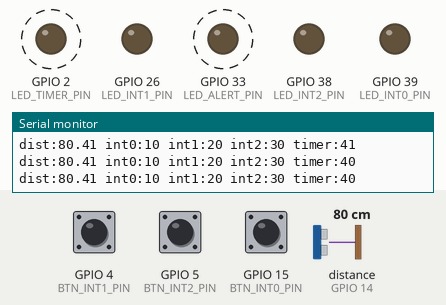
Simulated run of this program. Board: ESP32. On the bench: output pins drawn as LEDs (lit = HIGH), the last lines printed to the serial monitor. Wiring (inferred from the names in the program): ultrasonic range finder: trigger GPIO 12; echo GPIO 14. Dashed ring = blinking. Inputs (shaded band) come from the test bench; at power-on: GPIO 4 (BTN_INT1_PIN) HIGH, GPIO 5 (BTN_INT2_PIN) HIGH, GPIO 15 (BTN_INT0_PIN) HIGH, distance to the obstacle (sensor on GPIO 14) 80 cm. The echo pulse lasts 58.3 µs per cm; pins used as bus, display or sensor lines are not drawn.

Above: at 1.2 s.
1.3 s: GPIO 4 (BTN_INT1_PIN) pulled LOW for 0.25 s
At 1.65 s:
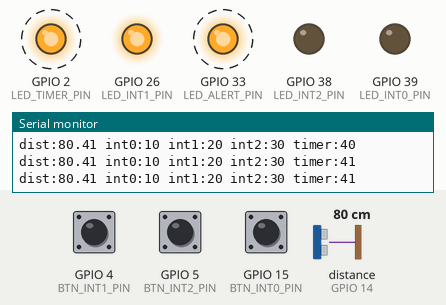
4.3 s: GPIO 5 (BTN_INT2_PIN) pulled LOW for 0.25 s
At 4.66 s:
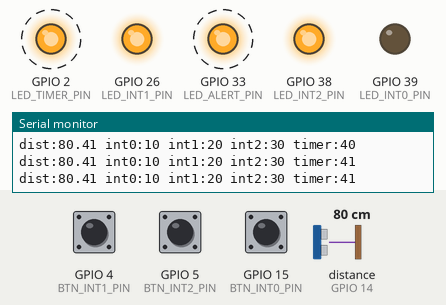
7.3 s: GPIO 15 (BTN_INT0_PIN) pulled LOW for 0.25 s
At 7.67 s:
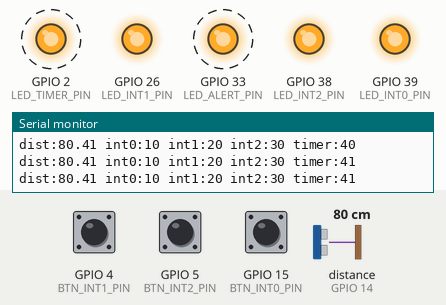
10.3 s: GPIO 4 (BTN_INT1_PIN) pulled LOW for 1 s
At 10.68 s:
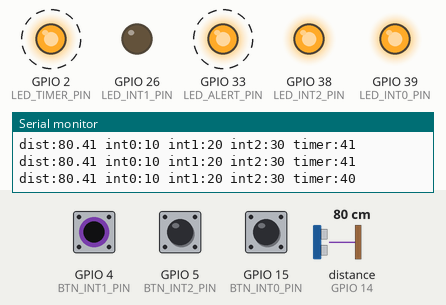
13.3 s: GPIO 5 (BTN_INT2_PIN) pulled LOW for 1 s
At 13.7 s:
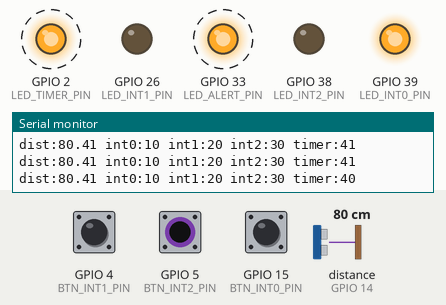
16.3 s: GPIO 15 (BTN_INT0_PIN) pulled LOW for 1 s
At 16.71 s:
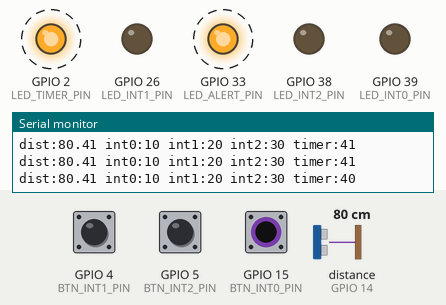
Timing chart, 0 to 20.8 s (numbered marks = the images above; inputs shaded):
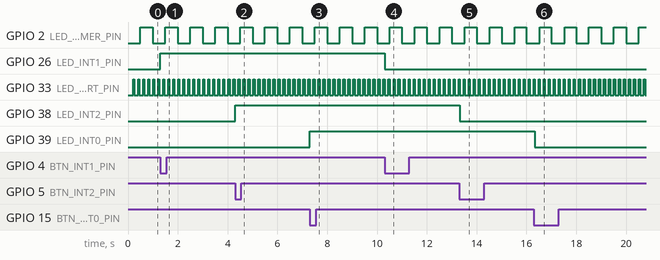

The program:

main.c
```c
/**
 * @file main.c
 * @brief Glavni program za RUS_Lab1_prekidi (verzija za predaju profesoru).
 *
 * Ovaj modul povezuje sve ostale module:
 * - prekidi tipkala (buttons)
 * - hardverski timer (timer)
 * - ultrazvučni senzor HC-SR04 (hcsr04)
 * - Serial Plotter vizualizacija (plotter)
 * - centralna inicijalizacija prekida (interrupts)
 *
 * Napomena:
 *  - U Arduino okruženju stvarni main() generira core,
 *    a korisnik definira samo setup() i loop().
 *  - Ovaj main.c služi kao čista, modularna i dokumentirana
 *    prezentacija projekta za potrebe kolegija.
 */

#include <Arduino.h>
#include "buttons.h"
#include "timer.h"
#include "hcsr04.h"
#include "plotter.h"
#include "interrupts.h"

// PINOVI (isti kao u Wokwi projektu)
#define BTN_INT0_PIN    15
#define BTN_INT1_PIN    4
#define BTN_INT2_PIN    5

#define LED_INT0_PIN    39
#define LED_INT1_PIN    26
#define LED_INT2_PIN    38
#define LED_TIMER_PIN   2
#define LED_ALERT_PIN   33

#define HCSR04_TRIG_PIN 12
#define HCSR04_ECHO_PIN 14

/**
 * @brief Inicijalizacija svih periferija i modula.
 *
 * Ova funkcija se u Arduino okruženju poziva jednom pri pokretanju
 * programa. Postavlja pinove, serijsku komunikaciju i registrira
 * sve prekide preko interrupts_init().
 */
void setup(void)
{
    Serial.begin(115200);

    pinMode(LED_INT0_PIN, OUTPUT);
    pinMode(LED_INT1_PIN, OUTPUT);
    pinMode(LED_INT2_PIN, OUTPUT);
    pinMode(LED_TIMER_PIN, OUTPUT);
    pinMode(LED_ALERT_PIN, OUTPUT);

    pinMode(BTN_INT0_PIN, INPUT_PULLUP);
    pinMode(BTN_INT1_PIN, INPUT_PULLUP);
    pinMode(BTN_INT2_PIN, INPUT_PULLUP);

    pinMode(HCSR04_TRIG_PIN, OUTPUT);
    pinMode(HCSR04_ECHO_PIN, INPUT);

    interrupts_init();

    Serial.println("RUS_Lab1_prekidi - start");
}

/**
 * @brief Glavna petlja programa.
 *
 * U Arduino okruženju ova funkcija se poziva u beskonačnoj petlji.
 * Ovdje se:
 *  - periodički trigera HC-SR04 senzor
 *  - obrađuju događaji od senzora, tipkala i timera
 *  - periodički šalju podaci u Serial Plotter
 */
void loop(void)
{
    static unsigned long lastTrig = 0;
    static unsigned long lastPlot = 0;

    unsigned long now = millis();

    // Periodički trig za HC-SR04 (svakih ~200 ms)
    if (now - lastTrig > 200U) {
        lastTrig = now;
        hcsr04_trigger();
    }

    // Obrada događaja po prioritetima:
    // 1) udaljenost (HC-SR04)
    // 2) tipkala (INT0, INT1, INT2)
    // 3) timer
    hcsr04_handle();
    buttons_handle();
    timer_handle();

    // Ispis podataka za Serial Plotter (svakih ~50 ms)
    if (now - lastPlot > 50U) {
        lastPlot = now;
        plotData();
    }
}
```

buttons.c
```c
/**
 * @file buttons.c
 * @brief Implementacija prekida i obrade tipkala.
 */

#include "buttons.h"

volatile bool flag_int0 = false;
volatile bool flag_int1 = false;
volatile bool flag_int2 = false;

unsigned long int0_hold_until = 0;
unsigned long int1_hold_until = 0;
unsigned long int2_hold_until = 0;

portMUX_TYPE buttonsMux = portMUX_INITIALIZER_UNLOCKED;

void IRAM_ATTR isr_int0() {
    portENTER_CRITICAL_ISR(&buttonsMux);
    flag_int0 = true;
    portEXIT_CRITICAL_ISR(&buttonsMux);
    int0_hold_until = millis() + 100;
}

void IRAM_ATTR isr_int1() {
    portENTER_CRITICAL_ISR(&buttonsMux);
    flag_int1 = true;
    portEXIT_CRITICAL_ISR(&buttonsMux);
    int1_hold_until = millis() + 100;
}

void IRAM_ATTR isr_int2() {
    portENTER_CRITICAL_ISR(&buttonsMux);
    flag_int2 = true;
    portEXIT_CRITICAL_ISR(&buttonsMux);
    int2_hold_until = millis() + 100;
}

void buttons_handle() {
    if (flag_int0) {
        portENTER_CRITICAL(&buttonsMux);
        flag_int0 = false;
        portEXIT_CRITICAL(&buttonsMux);
        digitalWrite(39, !digitalRead(39));
    }

    if (flag_int1) {
        portENTER_CRITICAL(&buttonsMux);
        flag_int1 = false;
        portEXIT_CRITICAL(&buttonsMux);
        digitalWrite(26, !digitalRead(26));
    }

    if (flag_int2) {
        portENTER_CRITICAL(&buttonsMux);
        flag_int2 = false;
        portEXIT_CRITICAL(&buttonsMux);
        digitalWrite(38, !digitalRead(38));
    }
}
```

buttons.h
```c
/**
 * @file buttons.h
 * @brief Rukovanje prekidima tipkala (INT0, INT1, INT2).
 *
 * Ovaj modul sadrži ISR rutine za tipkala te funkciju za obradu
 * događaja nakon prekida. Također implementira "pulse hold" mehanizam
 * za vizualizaciju prekida u Serial Plotteru.
 */

#ifndef BUTTONS_H
#define BUTTONS_H

#include <Arduino.h>

extern volatile bool flag_int0;
extern volatile bool flag_int1;
extern volatile bool flag_int2;

extern unsigned long int0_hold_until;
extern unsigned long int1_hold_until;
extern unsigned long int2_hold_until;

/**
 * @brief ISR za INT0 tipkalo.
 */
void IRAM_ATTR isr_int0();

/**
 * @brief ISR za INT1 tipkalo.
 */
void IRAM_ATTR isr_int1();

/**
 * @brief ISR za INT2 tipkalo.
 */
void IRAM_ATTR isr_int2();

/**
 * @brief Obrada događaja tipkala nakon prekida.
 */
void buttons_handle();

#endif
```

hcsr04.c
```c
/**
 * @file hcsr04.c
 * @brief Implementacija HC-SR04 senzora i echo prekida.
 */

#include "hcsr04.h"

volatile bool flag_distance = false;
volatile float last_distance_cm = 0.0f;

volatile unsigned long echo_rising_time = 0;
volatile unsigned long echo_falling_time = 0;
volatile bool echo_high = false;

portMUX_TYPE echoMux = portMUX_INITIALIZER_UNLOCKED;

void IRAM_ATTR echo_isr() {
    unsigned long now = micros();
    bool level = digitalRead(14);

    if (level) {
        echo_rising_time = now;
        echo_high = true;
    } else {
        if (echo_high) {
            echo_falling_time = now;
            echo_high = false;

            unsigned long pulse = echo_falling_time - echo_rising_time;
            last_distance_cm = (float)pulse / 58.0f;

            if (last_distance_cm < 100.0f) {
                portENTER_CRITICAL_ISR(&echoMux);
                flag_distance = true;
                portEXIT_CRITICAL_ISR(&echoMux);
            }
        }
    }
}

void hcsr04_trigger() {
    digitalWrite(12, LOW);
    delayMicroseconds(2);
    digitalWrite(12, HIGH);
    delayMicroseconds(10);
    digitalWrite(12, LOW);
}

void hcsr04_handle() {
    if (flag_distance) {
        portENTER_CRITICAL(&echoMux);
        flag_distance = false;
        portEXIT_CRITICAL(&echoMux);

        digitalWrite(33, HIGH);
        delay(50);
        digitalWrite(33, LOW);
    }
}
```

hcsr04.h
```c
/**
 * @file hcsr04.h
 * @brief Ultrazvučni senzor HC-SR04 i pripadajući prekid.
 */

#ifndef HCSR04_H
#define HCSR04_H

#include <Arduino.h>

extern volatile bool flag_distance;
extern volatile float last_distance_cm;

/**
 * @brief ISR za echo pin HC-SR04 senzora.
 */
void IRAM_ATTR echo_isr();

/**
 * @brief Generira trigger impuls za HC-SR04.
 */
void hcsr04_trigger();

/**
 * @brief Obrada udaljenosti nakon prekida.
 */
void hcsr04_handle();

#endif
```

interrupts.c
```c
/**
 * @file interrupts.c
 * @brief Implementacija centralne registracije prekida.
 */

#include "interrupts.h"
#include "buttons.h"
#include "timer.h"
#include "hcsr04.h"

void interrupts_init(void)
{
    attachInterrupt(15, isr_int0, FALLING);
    attachInterrupt(4,  isr_int1, FALLING);
    attachInterrupt(5,  isr_int2, FALLING);

    attachInterrupt(14, echo_isr, CHANGE);

    setupTimer();
}
```

interrupts.h
```c
/**
 * @file interrupts.h
 * @brief Centralizirana inicijalizacija svih prekida.
 */

#ifndef INTERRUPTS_H
#define INTERRUPTS_H

#include <Arduino.h>

/**
 * @brief Registrira sve prekide u sustavu.
 */
void interrupts_init(void);

#endif
```

plotter.c
```c
/**
 * @file plotter.c
 * @brief Implementacija Serial Plotter vizualizacije.
 */

#include "plotter.h"
#include "buttons.h"
#include "timer.h"
#include "hcsr04.h"

void plotData() {
    unsigned long now = millis();

    Serial.print("dist:");
    Serial.print(last_distance_cm);

    Serial.print(" int0:");
    Serial.print(now < int0_hold_until ? 11 : 10);

    Serial.print(" int1:");
    Serial.print(now < int1_hold_until ? 21 : 20);

    Serial.print(" int2:");
    Serial.print(now < int2_hold_until ? 31 : 30);

    Serial.print(" timer:");
    Serial.println(now < timer_hold_until ? 41 : 40);
}
```

plotter.h
```c
/**
 * @file plotter.h
 * @brief Vizualizacija podataka u Serial Plotteru.
 */

#ifndef PLOTTER_H
#define PLOTTER_H

#include <Arduino.h>

/**
 * @brief Ispisuje sve mjerne podatke u formatu pogodnom za Serial Plotter.
 */
void plotData();

#endif
```

timer.c
```c
/**
 * @file timer.c
 * @brief Implementacija hardverskog timera i njegovog prekida.
 */

#include "timer.h"

hw_timer_t *timer0 = NULL;
portMUX_TYPE timerMux = portMUX_INITIALIZER_UNLOCKED;

volatile bool flag_timer = false;
unsigned long timer_hold_until = 0;

void IRAM_ATTR onTimer() {
    portENTER_CRITICAL_ISR(&timerMux);
    flag_timer = true;
    portEXIT_CRITICAL_ISR(&timerMux);
    timer_hold_until = millis() + 100;
}

void setupTimer() {
    timer0 = timerBegin(0, 80, true);
    timerAttachInterrupt(timer0, &onTimer, true);
    timerAlarmWrite(timer0, 500000, true);
    timerAlarmEnable(timer0);
}

void timer_handle() {
    if (flag_timer) {
        portENTER_CRITICAL(&timerMux);
        flag_timer = false;
        portEXIT_CRITICAL(&timerMux);
        digitalWrite(2, !digitalRead(2));
    }
}
```

timer.h
```c
/**
 * @file timer.h
 * @brief Hardverski timer i pripadajući prekid.
 */

#ifndef TIMER_H
#define TIMER_H

#include <Arduino.h>

extern volatile bool flag_timer;
extern unsigned long timer_hold_until;

/**
 * @brief Inicijalizira hardverski timer.
 */
void setupTimer();

/**
 * @brief ISR za hardverski timer.
 */
void IRAM_ATTR onTimer();

/**
 * @brief Obrada događaja timera nakon prekida.
 */
void timer_handle();

#endif
```

Measured:
- after the input at 1.3 s, GPIO 26 (LED_INT1_PIN): LOW → HIGH at once
- after the input at 4.3 s, GPIO 38 (LED_INT2_PIN): LOW → HIGH at once
- after the input at 7.3 s, GPIO 39 (LED_INT0_PIN): LOW → HIGH at once
- after the input at 10.3 s, GPIO 26 (LED_INT1_PIN): HIGH → LOW at once
- after the input at 13.3 s, GPIO 38 (LED_INT2_PIN): HIGH → LOW at once
- after the input at 16.3 s, GPIO 39 (LED_INT0_PIN): HIGH → LOW at once
- by itself, GPIO 2 (LED_TIMER_PIN): alternates HIGH for 0.48 s and LOW for 0.50 s
- by itself, GPIO 33 (LED_ALERT_PIN): alternates HIGH for 0.05 s and LOW for 0.15 s
